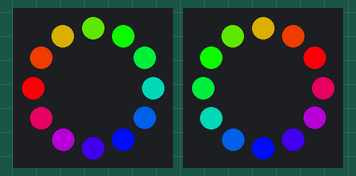
Recording of a sketch running on a simulated Arduino Uno, built with avr-gcc and run on an emulated ATmega328P. Parts: 2 × 12 RGB LEDs in a ring, first at the top, clockwise.

Above: at 0.13 s.
At 9.46 s:
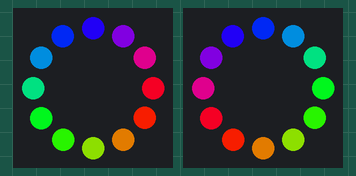
At 18.91 s:
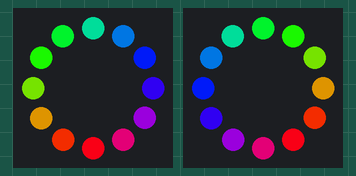
At 28.23 s:
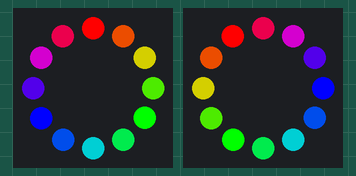
At 37.8 s:
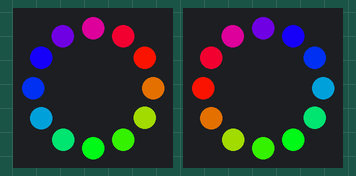

The sketch:

sketch.ino
```cpp
/*
 * Motor Lampu Variasi - RGB Sequential Running Light
 * Arduino Uno + WS2812B LED Ring
 *
 * Mode: Running light rainbow bergeser
 * Gak pake saklar — langsung jalan pas dinyalain
 *
 * Pinout:
 *   Pin 6 → DIN LED Ring 1 (kiri)
 *   Pin 5 → DIN LED Ring 2 (kanan)
 *   5V   → VCC LED Rings
 *   GND  → GND semua
 */

#include <Adafruit_NeoPixel.h>

#define PIN_RING1    6
#define PIN_RING2    5
#define NUM_LEDS     12

Adafruit_NeoPixel ring1(NUM_LEDS, PIN_RING1, NEO_GRB + NEO_KHZ800);
Adafruit_NeoPixel ring2(NUM_LEDS, PIN_RING2, NEO_GRB + NEO_KHZ800);

#define SPEED  40     // ms per langkah (makin kecil makin cepet)
int pos = 0;

// ===== Konversi HSV ke RGB =====
// Hue 0-65536 -> warna rainbow penuh
uint32_t wheel(Adafruit_NeoPixel &ring, int wheelPos) {
  wheelPos = 255 - wheelPos;
  if (wheelPos < 85) {
    return ring.Color(255 - wheelPos * 3, 0, wheelPos * 3);
  }
  if (wheelPos < 170) {
    wheelPos -= 85;
    return ring.Color(0, wheelPos * 3, 255 - wheelPos * 3);
  }
  wheelPos -= 170;
  return ring.Color(wheelPos * 3, 255 - wheelPos * 3, 0);
}

void setup() {
  ring1.begin();
  ring2.begin();
  ring1.clear(); ring1.show();
  ring2.clear(); ring2.show();
}

void loop() {
  // Geser posisi setiap SPEED ms
  delay(SPEED);
  pos = (pos + 1) % NUM_LEDS;

  ring1.clear();
  ring2.clear();

  // Isi setiap LED dengan warna rainbow
  // Posisi geser: makin lama makin maju -> efek chase rainbow
  for (int i = 0; i < NUM_LEDS; i++) {
    int hue = (i * 256 / NUM_LEDS + pos * 20) % 256;
    ring1.setPixelColor(i, wheel(ring1, hue));
    ring2.setPixelColor(NUM_LEDS - 1 - i, wheel(ring2, hue));
  }

  ring1.show();
  ring2.show();
}
```
